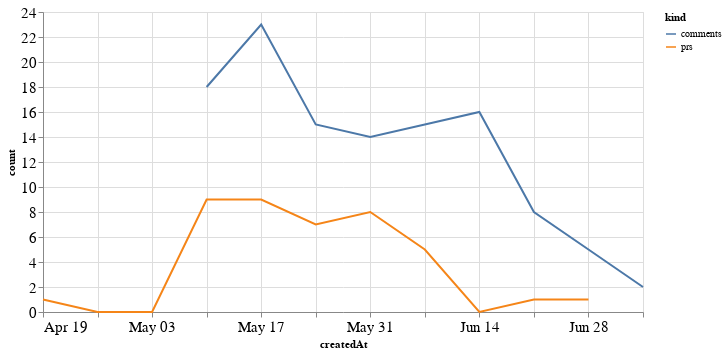

Notebook code cell kept with this figure:
### Code cell
alt.Chart(total_time, width=600).mark_line().encode(
    x='createdAt',
    y='count',
    color='kind'
)

### Figure 1 — Vega-Lite specification as saved in the notebook (floating-point values rounded to 4 significant figures)
{"config": {"axisLeft": {"labelFontSize": 15}, "axisBottom": {"labelFontSize": 15}}, "data": {"name": "data-514e60f143b3c10496bf5226195b5406"}, "mark": "line", "encoding": {"color": {"type": "nominal", "field": "kind"}, "x": {"type": "temporal", "field": "createdAt"}, "y": {"type": "quantitative", "field": "count"}}, "width": 600, "$schema": "https://vega.github.io/schema/vega-lite/v4.8.1.json", "datasets": {"data-514e60f143b3c10496bf5226195b5406": [{"createdAt": "2020-04-19T00:00:00", "kind": "prs", "count": 1.0}, {"createdAt": "2020-04-26T00:00:00", "kind": "prs", "count": 0.0}, {"createdAt": "2020-05-03T00:00:00", "kind": "prs", "count": 0.0}, {"createdAt": "2020-05-10T00:00:00", "kind": "prs", "count": 9.0}, {"createdAt": "2020-05-17T00:00:00", "kind": "prs", "count": 9.0}, {"createdAt": "2020-05-24T00:00:00", "kind": "prs", "count": 7.0}, {"createdAt": "2020-05-31T00:00:00", "kind": "prs", "count": 8.0}, {"createdAt": "2020-06-07T00:00:00", "kind": "prs", "count": 5.0}, {"createdAt": "2020-06-14T00:00:00", "kind": "prs", "count": 0.0}, {"createdAt": "2020-06-21T00:00:00", "kind": "prs", "count": 1.0}, {"createdAt": "2020-06-28T00:00:00", "kind": "prs", "count": 1.0}, {"createdAt": "2020-07-05T00:00:00", "kind": "prs", "count": null}, {"createdAt": "2020-04-19T00:00:00", "kind": "comments", "count": null}, {"createdAt": "2020-04-26T00:00:00", "kind": "comments", "count": null}, {"createdAt": "2020-05-03T00:00:00", "kind": "comments", "count": null}, {"createdAt": "2020-05-10T00:00:00", "kind": "comments", "count": 18.0}, {"createdAt": "2020-05-17T00:00:00", "kind": "comments", "count": 23.0}, {"createdAt": "2020-05-24T00:00:00", "kind": "comments", "count": 15.0}, {"createdAt": "2020-05-31T00:00:00", "kind": "comments", "count": 14.0}, {"createdAt": "2020-06-07T00:00:00", "kind": "comments", "count": 15.0}, {"createdAt": "2020-06-14T00:00:00", "kind": "comments", "count": 16.0}, {"createdAt": "2020-06-21T00:00:00", "kind": "comments", "count": 8.0}, {"createdAt": "2020-06-28T00:00:00", "kind": "comments", "count": 5.0}, {"createdAt": "2020-07-05T00:00:00", "kind": "comments", "count": 2.0}]}}
